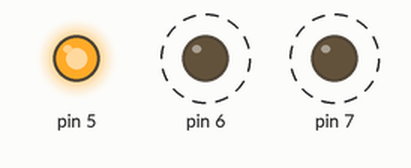
Bench run of a sketch on a simulated Arduino Uno, built with avr-gcc and run on an emulated ATmega328P. Parts: output pins drawn as LEDs (lit = HIGH). Dashed ring = blinking. What the sketch prints to the serial monitor is not drawn.

Above: at 0.2 s.
Timing chart, 0 to 3.0 s (numbered marks = the images above):
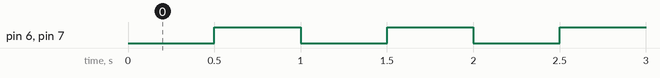

The sketch:

Led.ino
```cpp
#include "Led.h"

LED GreenLed(7);
LED YellowLed(6);
LED RedLed(5);

void setup() {
  // put your setup code here, to run once:
  Serial.begin(115200);
  Serial.println( GreenLed.getPinNum());
  Serial.println( YellowLed.getPinNum());
  Serial.println( RedLed.getPinNum());

  RedLed.on();
  }

void loop() {
  // put your main code here, to run repeatedly:
  RedLed.on();
  GreenLed.off();
  YellowLed.off();
  delay(500);
  GreenLed.on();
  YellowLed.on();
  delay(500);

}
```

Led.cpp
```cpp
#include "Led.h"

LED::LED(byte pin){
      _pinNum = pin;
      pinMode(_pinNum,OUTPUT);
}

byte LED::getPinNum(){
   return _pinNum;
 }

 void LED::on(){
    digitalWrite(_pinNum,HIGH);
}

void LED::off(){
    digitalWrite(_pinNum,LOW);
 }
```

Led.h
```cpp
#include <arduino.h>
class LED{
  private:
    byte _pinNum;

  public:
    LED(byte pin);

    //列出功能公式
     byte getPinNum();
     void on();//燈亮
     void off();//燈暗
};
```

Measured:
- by itself, pin 6, pin 7: alternates HIGH for 0.50 s and LOW for 0.50 s
